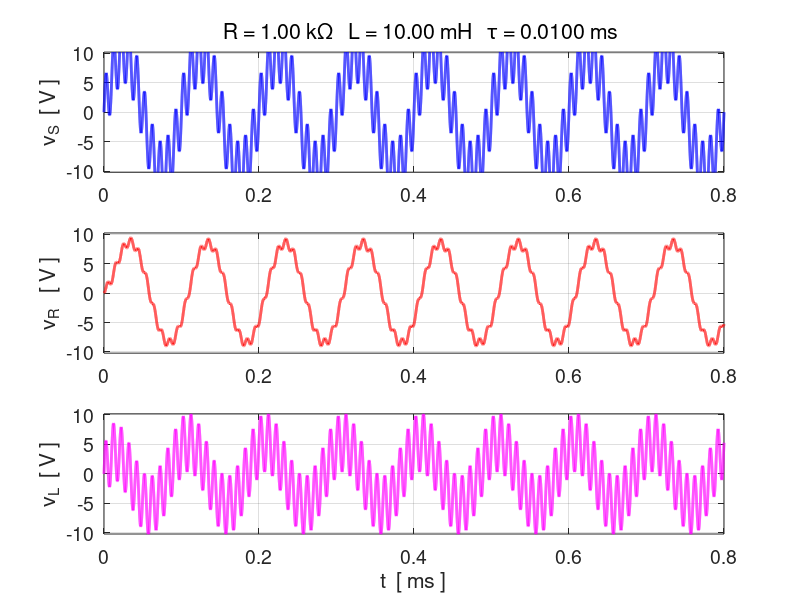
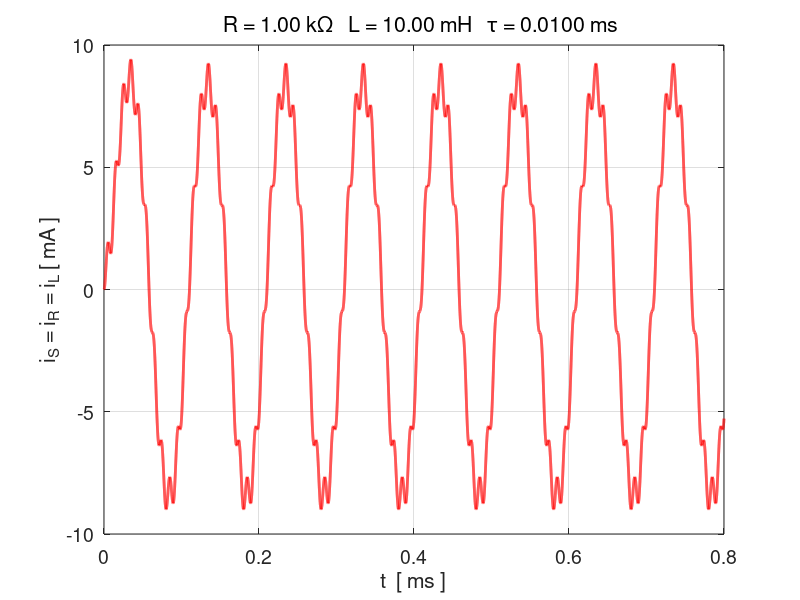
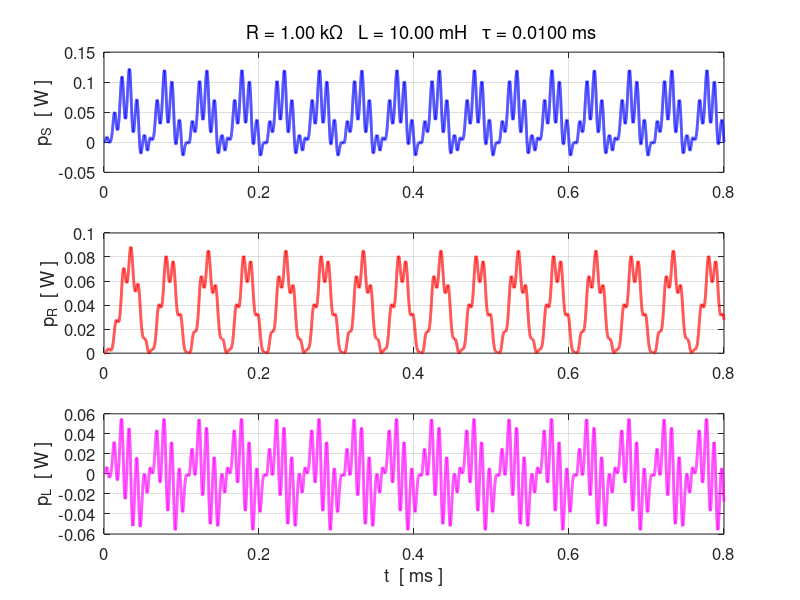
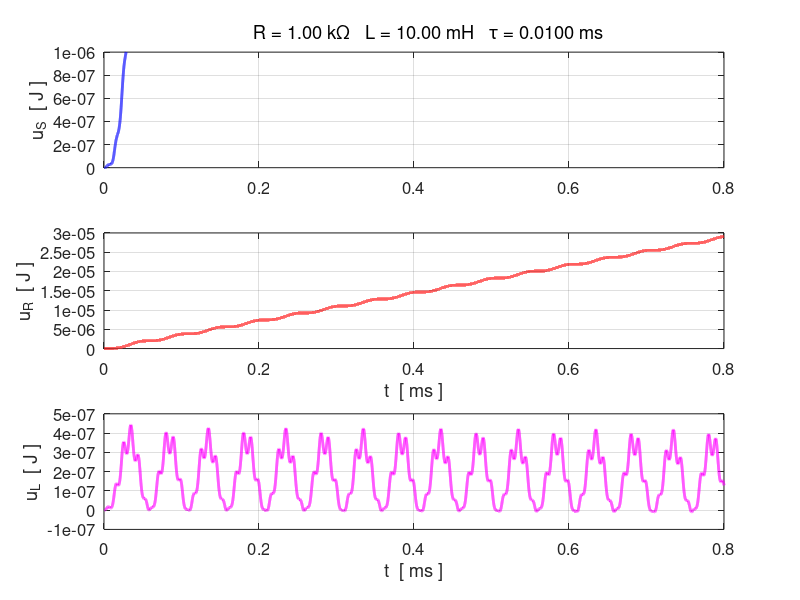

Reproduce these figures in MATLAB, in order.
%CNRL.m

% RL CIRCUIT
% Finite Difference Method for RL circuit analysis

% Ian Cooper
% email: ian.cooper@sydney.edu.au
% School of Physics, University of Sydney
 
% DOING PHYSICS WITH MATLAB 
%    ../mphome.htm
% 180212

clear all
close all
clc

% =======================================================================
% INPUTS: S.I. UNITS  default values [  ]
% =======================================================================
% Resistance [1e3]
    R  = 1.0e3;    
% Inductance [1e-3];      
    L  = 10e-3;   
% Peak source emf [10] 
  VS = 10;         
% Source emf: flagV = 1  step function off/on
%             flagV = 2  step function on/off
%             flagV = 3  pulses (square wave)
%             flagV = 4  sinusoidal emf
%             flagV = 5  rectified sinusoidal emf
%             flagV = 6  superposition of sinusoidal emfs
  flagV = 6;
   
   
%  ======================================================================   
%  Define emf
% =======================================================================
% Time constant and time step
   tau = L/R;
   dt = tau/1000;
   
   switch flagV
    case 1  % step function  off to on
       % max time interval  [10*tau]
         tMax = 10*tau;
       %  tMax = 500e-6;        
       % percentage off time  [10]
         pOFF = 10;         
                
         t = 0:dt:tMax;
         N = length(t);
         nOFF = round(N*pOFF/100);
         vS = zeros(1,N);
         vS(nOFF:end) = VS;
     
    case 2  % step function  on to off
        % max time interval  [10e-3] 
         tMax = 10e-6;        
       % percentage on time  [50]
         pON = 10;         
       
         t = 0:dt:tMax;
         N = length(t);
         nON = round(N*pON/100);
         vS = zeros(1,N);
         vS(1:nON) = VS;
         
    case 3    % pulses ON / OFF
       % max time interval  [10e-3] 
         tMax = 100e-6;        
       % percentage off time  [10]
         pOFF = 50;         
       % Number of periods     [3]
         nT = 4;
       
       % Calculations  
         t = 0:dt:tMax;
         N = length(t);  
                  numT = round(N/nT-0.5);
         nON = round(numT*pOFF/100);
         nOFF = numT-nON;
         vS = zeros(1,N);
         for c = 1 : nT
           vS(nOFF + numT*(c-1) : nOFF + numT*(c-1)+nON) = VS;
         end

    case 4     % sinusoidal input    [fS = 1e4]
       fS = 10e3;
       w = 2*pi*fS;
       T = 1/fS;
       nT = 8; 
       tMax = nT*T;
       t = 0:dt:tMax;
       N = length(t);
       vS = VS .* exp(1j*(w*t - pi/2));
    
       
     case 5     % sinusoidal input - rectified
       f = 10e3;
       w = 2*pi*f;
       T = 1/f;
       nT = 8;
       tMax = nT*T;
       t = 0:dt:tMax;
       N = length(t);
       vS = abs(VS .* sin(w*t));
            
     case 6     % Input: superposition of sinusoidal signals
       f = 10e3;
       w = 2*pi*f;
       T = 1/f;
       nT = 8;
       tMax = nT*T;
       t = 0:dt:tMax;
       N = length(t);
       vS = VS .* sin(w*t) + (0.5*VS) .* sin(10*w*t);

   end
  
   
% ======================================================================  
% CALCULATIONS 
% ======================================================================
   k = dt/L;
%  Initialise values 
  vR = zeros(1,N);
  vL = zeros(1,N);
  iS = zeros(1,N);
    
%  Time Step #1
  if flagV == 2
     iS(1) = vS(1)/R;
     vR(1) = vS(1);
  end
  
% Time Steps #2 to #N
  for c = 2 : N
    iS(c) = iS(c-1) + k*vL(c-1);
    vR(c) = iS(c) * R;
    vL(c) = vS(c) - vR(c);
  end
 

% Powers and energy
     pS = real(vS) .* real(iS);
     pR = real(vR) .* real(iS);
     pL = real(vL) .* real(iS);
     
      uS = zeros(1,N); uR = zeros(1,N); uL = zeros(1,N);
     if flagV == 2
         uS(1) = pS(1)*dt;
         uR(1) = uS(1);
     end
     
    
     for c = 2 : N
         uS(c) = uS(c-1) + pS(c)*dt;
         uR(c) = uR(c-1) + pR(c)*dt;
         uL(c) = uL(c-1) + pL(c)*dt;
     end

     
% Phases  [degrees]
% INPUT time to calculate phasors
     tP = 0.75*tMax;
     
     nP = find(t > tP,1);
     phi_vS   = rad2deg(angle(vS(nP)));
     phi_vR   = rad2deg(angle(vR(nP)));
     phi_vL   = rad2deg(angle(vL(nP)));
     theta_iS = rad2deg(angle(iS(nP)));
     
     if flagV == 4
        [iS_Peaks, t_Peaks] = findpeaks(real(iS));
       nPeaks = length(t_Peaks)-1;
       T_Peaks = (t(t_Peaks(end)) - t(t_Peaks(end-nPeaks)))/(nPeaks);
       f_Peaks = 1 / T_Peaks;
       
       ZR = R;
       ZL = 1j * w*L;
       Z = ZR + ZL;
       Zmag = abs(Z);
       phi_ZR = rad2deg(angle(ZR));
       phi_ZL = rad2deg(angle(ZL));
       phi_Z = rad2deg(angle(Z));
     end


% ======================================================================
% GRAPHICS
% ======================================================================

figure(1)    
   FS = 14;
   pos = [0.07 0.05 0.28 0.72];
   set(gcf,'Units','normalized');
   set(gcf,'Position',pos);
   set(gcf,'color','w'); 
   
subplot(3,1,1)   % -----------------------------------------------------
     xP = 1e3.*t; yP = real(vS);
     plot(xP,yP,'b','linewidth',2');
     grid on
     set(gca,'xLim',[0 1e3*max(t)]);
  %  set(gca,'yTick',-10:5:10);
     set(gca,'yLim',[-VS-0.2 VS+0.2]);
     tm1 = '   R = ';
     tm2 = num2str(R/1e3, '%3.2f');
     tm3 = ' k\Omega   L = ';
     tm4 = num2str(L*1e3, '%3.2f');
     tm5 = ' mH   \tau = ';
     tm6 = num2str(tau*1e3, '%3.4f');
     tm7 = ' ms';
     tm = [tm1 tm2 tm3 tm4 tm5 tm6 tm7];
     title(tm,'fontweight','normal','fontsize',10);
     ylabel('v_S  [ V ]');
     set(gca,'fontsize',FS);
     
subplot(3,1,2) % ---------------------------------------------------------
     xP = 1e3.*t; yP = real(vR);
     plot(xP,yP,'r','linewidth',2');
     grid on
     set(gca,'xLim',[0 1e3*max(t)]); 
     set(gca,'yLim',[-VS-0.2 VS+0.2]);
%    set(gca,'yTick',-10:5:10);
     ylabel('v_R   [ V ]');
     set(gca,'fontsize',FS);
     
subplot(3,1,3) % ---------------------------------------------------------
     xP = 1e3.*t; yP = real(vL);
     plot(xP,yP,'m','linewidth',2');
     grid on
     set(gca,'yLim',[-VS-0.2 VS+0.2]);
     set(gca,'xLim',[0 1e3*max(t)]); 
     xlabel('t  [ ms ]');
     ylabel('v_L  [ V ]');
     set(gca,'fontsize',FS);

figure(2) % =============================================================    
   FS = 14;
   pos = [0.37 0.05 0.28 0.30];
   set(gcf,'Units','normalized');
   set(gcf,'Position',pos);
   set(gcf,'color','w'); 
   
   xP = 1e3.*t; yP = real(iS.*1e3);
   plot(xP,yP,'r','linewidth',2');
   grid on
  
   tm1 = '   R = ';
   tm2 = num2str(R/1e3, '%3.2f');
   tm3 = ' k\Omega   L = ';
   tm4 = num2str(L*1e3, '%3.2f');
   tm5 = ' mH   \tau = ';
   tm6 = num2str(tau*1e3, '%3.4f');
   tm7 = ' ms';
   tm = [tm1 tm2 tm3 tm4 tm5 tm6 tm7];
   title(tm,'fontweight','normal','fontsize',10);
   xlabel('t  [ ms ]');
   ylabel('i_S = i_R = i_L [ mA ]');
   set(gca,'fontsize',FS)

figure(3)   % ==========================================================   
   FS = 12;
   pos = [0.67 0.05 0.28 0.72];
   set(gcf,'Units','normalized');
   set(gcf,'Position',pos);
   set(gcf,'color','w'); 
   
 subplot(3,1,1) % ------------------------------------------------------
     xP = 1e3.*t; yP = pS;
     plot(xP,yP,'b','linewidth',2');
     grid on
     ylabel('p_S  [ W ]');
     tm1 = '   R = ';
     tm2 = num2str(R/1e3, '%3.2f');
     tm3 = ' k\Omega   L = ';
     tm4 = num2str(L*1e3, '%3.2f');
     tm5 = ' mH   \tau = ';
     tm6 = num2str(tau*1e3, '%3.4f');
     tm7 = ' ms';
     tm = [tm1 tm2 tm3 tm4 tm5 tm6 tm7];
     title(tm,'fontweight','normal','fontsize',10);
     set(gca,'fontsize',FS);
     
subplot(3,1,2) % ------------------------------------------------------
     xP = 1e3.*t; yP = pR;
     plot(xP,yP,'r','linewidth',2');
     grid on
     ylabel('p_R  [ W ]');
     set(gca,'fontsize',FS);

 subplot(3,1,3) % -----------------------------------------------------
     xP = 1e3.*t; yP = pL;
     plot(xP,yP,'m','linewidth',2');
     grid on
     xlabel('t  [ ms ]');
     ylabel('p_L  [ W ]');
     set(gca,'fontsize',FS);

figure(4)  % ============================================================ 
   FS = 12;
   pos = [0.47 0.05 0.28 0.72];
   set(gcf,'Units','normalized');
   set(gcf,'Position',pos);
   set(gcf,'color','w'); 
   
subplot(3,1,1) % -------------------------------------------------------
     xP = 1e3.*t; yP = uS;
     plot(xP,yP,'b','linewidth',2');
     grid on
     tm1 = '      R = ';
     tm2 = num2str(R/1e3, '%3.2f');
     tm3 = ' k\Omega   L = ';
     tm4 = num2str(L*1e3, '%3.2f');
     tm5 = ' mH   \tau = ';
     tm6 = num2str(tau*1e3, '%3.4f');
     tm7 = ' ms';
     tm = [tm1 tm2 tm3 tm4 tm5 tm6 tm7];
     title(tm,'fontweight','normal','fontsize',10);
     ylabel('u_S  [ J ]');
     set(gca,'fontsize',FS);
     set(gca,'yLim',[0 1e-6]);
     
subplot(3,1,2) % --------------------------------------------------
     xP = 1e3.*t; yP = uR;
     plot(xP,yP,'r','linewidth',2');
     grid on
     xlabel('t  [ ms ]');
     ylabel('u_R  [ J ]');
     set(gca,'fontsize',FS);
  %   set(gca,'yLim',[0 1e-5]);
     
subplot(3,1,3)  % ------------------------------------------------------
     xP = 1e3.*t; yP = uL;
     plot(xP,yP,'m','linewidth',2');
     grid on
     xlabel('t  [ ms ]');
     ylabel('u_L  [ J ]');
     set(gca,'fontsize',FS);
    % set(gca,'yLim',[0 1e-6]);


 figure(5)  % TEXT------------------------------------------------ 
   %FS = 14;
   pos = [0.27 0.05 0.35 0.32];
   set(gcf,'Units','normalized');
   set(gcf,'Position',pos);
   set(gcf,'color','w'); 
   
   x = 0; y = 100; dy = -15;
   tm1 = 'R  = ';
   tm2 = num2str(R/1e3,'%3.2f');
   tm3 = '  k\Omega';
   tm = [tm1 tm2 tm3];
   h_text = text(x,y,tm);
   set(h_text,'fontsize',14);
   
   y = y+dy;
   tm1 = 'L = ';
   tm2 = num2str(L*1e3,'%3.2f');
   tm3 = '  mH';
   tm = [tm1 tm2 tm3];
   h_text = text(x,y,tm);
   set(h_text,'fontsize',14);
   
   y = y+dy;
   tm1 = '\tau = ';
   tm2 = num2str(tau*1e3,'%3.2e');
   tm3 = '  ms';
   tm = [tm1 tm2 tm3];
   h_text = text(x,y,tm);
   set(h_text,'fontsize',14);
   
 if flagV == 4
   y = y+dy;
   tm1 = 'f_S = ';
   tm2 = num2str(fS/1e3,'%3.2e');
   tm3 = '  kHz';
   tm = [tm1 tm2 tm3];
   h_text = text(x,y,tm);
   set(h_text,'fontsize',14); 
   
   y = y+dy;
   tm1 = 'f_{Peaks} = ';
   tm2 = num2str(f_Peaks/1e3,'%3.2e');
   tm3 = '  kHz';
   tm = [tm1 tm2 tm3];
   h_text = text(x,y,tm);
   set(h_text,'fontsize',14); 
   
   x = 40; y = 100-dy;  
   y = y+dy;
   tm1 = 'Z_R = ';
   tm2 = num2str(R,'%3.2f');
   tm3 = '  \Omega';
   tm = [tm1 tm2 tm3];
   h_text = text(x,y,tm);
   set(h_text,'fontsize',14);
     
   y = y+dy;
   tm1 = 'Z_L = ( ';
   tm2 = num2str(real(ZL),'%3.2f');
   tm3 = ' + ';
   tm = [tm1 tm2 tm3];
   h_text = text(x,y,tm);
   set(h_text,'fontsize',14);
   
   y = y+dy;
   tm1 = ' ';
   tm2 = num2str(imag(ZL),'%3.2f');
   tm3 = ' j )  \Omega';
   tm = [tm1 tm2 tm3];
   h_text = text(x+10,y+8,tm);
   set(h_text,'fontsize',14);
   
   %y = y+dy;
   tm1 = 'Z = ( ';
   tm2 = num2str(real(Z),'%3.2f');
   tm3 = ' + ';
   tm = [tm1 tm2 tm3];
   h_text = text(x,y,tm);
   set(h_text,'fontsize',14);
   
   y = y+dy;
   tm1 = ' ';
   tm2 = num2str(imag(Z),'%3.2f');
   tm3 = ' j )  \Omega';
   tm = [tm1 tm2 tm3];
   h_text = text(x+10,y+8,tm);
   set(h_text,'fontsize',14); 
   
   y = y+dy+10;
   tm1 = '|Z| = ';
   tm2 = num2str(abs(Z),'%3.2f');
   tm3 = ' \Omega';
   tm = [tm1 tm2 tm3];
   h_text = text(x,y,tm);
   set(h_text,'fontsize',14);
   
   y = y+dy;
   tm1 = '\phi_R = ';
   tm2 = num2str(phi_ZR,'%3.1f');
   tm3 = '^o';
   tm = [tm1 tm2 tm3];
   h_text = text(x,y,tm);
   set(h_text,'fontsize',14);
   
   y = y+dy;
   tm1 = '\phi_L = ';
   tm2 = num2str(phi_ZL,'%3.1f');
   tm3 = '^o';
   tm = [tm1 tm2 tm3];
   h_text = text(x,y,tm);
   set(h_text,'fontsize',14);

   y = y+dy;
   tm1 = '\phi_Z = ';
   tm2 = num2str(phi_Z,'%3.1f');
   tm3 = '^o';
   tm = [tm1 tm2 tm3];
   h_text = text(x,y,tm);
   set(h_text,'fontsize',14);
   
   x = 78; y = 100;
   tm1 = 'At time t = ';
   tm2 = num2str(t(nP)*1e3,'%3.3f');
   tm3 = '  ms';
   tm = [tm1 tm2 tm3];
   h_text = text(x,y,tm);
   set(h_text,'fontsize',14);
   
   y = y+dy;
   tm1 = '\phi_S = ';
   tm2 = num2str(phi_vS,'%3.1f');
   tm3 = '^o';
   tm = [tm1 tm2 tm3];
   h_text = text(x,y,tm);
   set(h_text,'fontsize',14); 
   
   y = y + dy;
   tm1 = '\phi_R = ';
   tm2 = num2str(phi_vR,'%3.1f');
   tm3 = '^o';
   tm = [tm1 tm2 tm3];
   h_text = text(x,y,tm);
   set(h_text,'fontsize',14);
   
   y = y + dy;
   tm1 = '\phi_L = ';
   tm2 = num2str(phi_vL,'%3.1f');
   tm3 = '^o';
   tm = [tm1 tm2 tm3];
   h_text = text(x,y,tm);
   set(h_text,'fontsize',14);
   
   y = y + dy;
   tm1 = '\theta_S = ';
   tm2 = num2str(theta_iS,'%3.1f');
   tm3 = '^o';
   tm = [tm1 tm2 tm3];
   h_text = text(x,y,tm);
   set(h_text,'fontsize',14);
 end
   axis off
   set(gca,'xLim',[0 100]);
   set(gca,'yLim',[0 100]);
   set(gca,'Position', [0.05 0.1 0.8 0.85]);
   
if flagV == 4
figure(6)   % phasors ------------------------------------------------
   xyLim = 12;
   xyTick = -xyLim:4:xyLim;
   
   FS = 14;
   pos = [0.50 0.15 0.28 0.43];
   set(gcf,'Units','normalized');
   set(gcf,'Position',pos);
   set(gcf,'color','w');
   %xP = [0 real(vR(nP))]; yP = [0 imag(vR(nP))];
   %plot(xP,yP,'r','linewidth',2');
  
   hold on
   arrow([0,0],[real(vR(nP)),imag(vR(nP)),0],'BaseAngle',35, 'EdgeColor','r',...
       'FaceColor','r',...
      'Length',350, 'linewidth',2);
   %x1 = [0 real(vL(nP))]; yP = [0 imag(vL(nP))];
  % plot(xP,yP,'m','linewidth',2');
   arrow([0,0],[real(vL(nP)),imag(vL(nP)),0],'BaseAngle',30, 'EdgeColor','m', ...
       'Length',50,'FaceColor','m','linewidth',2);
   
   arrow([0,0],[real(vS(nP)),imag(vS(nP)),0],'BaseAngle',30, 'EdgeColor','b',...
       'FaceColor','b',...
      'Length',30, 'linewidth',2);
   
   % xP = [0 real(vS(nP))]; yP = [0 imag(vS(nP))];
  % plot(xP,yP,'b','linewidth',2');
  % vA = vR+vC+vL;
  % xP = [0 real(vA(nP))]; yP = [0 imag(vA(nP))];
  % plot(xP,yP,'g','linewidth',1');
   xlabel('Re(V)  [ V ]');
   ylabel('Im(V)  [ V ]');
   set(gca,'fontsize',FS);
   set(gca,'xLim',[-xyLim, xyLim]);
   set(gca,'yLim',[-xyLim, xyLim]);
   set(gca,'xTick',xyTick);
   set(gca,'yTick',xyTick);
   grid on
   axis square
   box on
   legend(' v_R',' v_L',' v_S');
  
     tm1 = 'Phasors at time t  =   ';
     tm2 = num2str(1e3*t(nP), '%3.2f');
     tm3 = ' ms';
     tm = [tm1 tm2 tm3];
     title(tm,'fontweight','normal','fontsize',12);  
end

    
  
